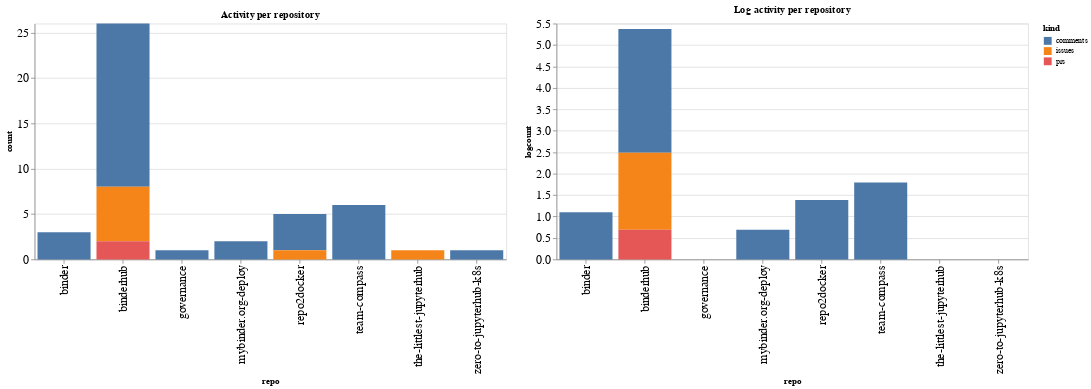

Source (notebook cell):
### Code cell
ch1 = alt.Chart(repo_summaries, width=600, title="Activity per repository").mark_bar().encode(
    x='repo',
    y='count',
    color='kind',
    tooltip="kind"
)

ch2 = alt.Chart(repo_summaries, width=600, title="Log activity per repository").mark_bar().encode(
    x='repo',
    y='logcount',
    color='kind',
    tooltip="kind"
)

ch1 | ch2

### Figure 1 — Vega-Lite specification as saved in the notebook (floating-point values rounded to 4 significant figures)
{"config": {"axisLeft": {"labelFontSize": 15}, "axisBottom": {"labelFontSize": 15}}, "hconcat": [{"mark": "bar", "encoding": {"color": {"type": "nominal", "field": "kind"}, "tooltip": {"type": "nominal", "field": "kind"}, "x": {"type": "nominal", "field": "repo"}, "y": {"type": "quantitative", "field": "count"}}, "title": "Activity per repository", "width": 600}, {"mark": "bar", "encoding": {"color": {"type": "nominal", "field": "kind"}, "tooltip": {"type": "nominal", "field": "kind"}, "x": {"type": "nominal", "field": "repo"}, "y": {"type": "quantitative", "field": "logcount"}}, "title": "Log activity per repository", "width": 600}], "data": {"name": "data-8e762d61d5793366cb27d2bdca7f07a0"}, "$schema": "https://vega.github.io/schema/vega-lite/v4.8.1.json", "datasets": {"data-8e762d61d5793366cb27d2bdca7f07a0": [{"repo": "binder", "kind": "comments", "count": 3, "logcount": 1.099}, {"repo": "binderhub", "kind": "comments", "count": 18, "logcount": 2.89}, {"repo": "binderhub", "kind": "issues", "count": 6, "logcount": 1.792}, {"repo": "binderhub", "kind": "prs", "count": 2, "logcount": 0.6931}, {"repo": "governance", "kind": "comments", "count": 1, "logcount": 0.0}, {"repo": "mybinder.org-deploy", "kind": "comments", "count": 2, "logcount": 0.6931}, {"repo": "repo2docker", "kind": "comments", "count": 4, "logcount": 1.386}, {"repo": "repo2docker", "kind": "issues", "count": 1, "logcount": 0.0}, {"repo": "team-compass", "kind": "comments", "count": 6, "logcount": 1.792}, {"repo": "the-littlest-jupyterhub", "kind": "issues", "count": 1, "logcount": 0.0}, {"repo": "zero-to-jupyterhub-k8s", "kind": "comments", "count": 1, "logcount": 0.0}]}}
